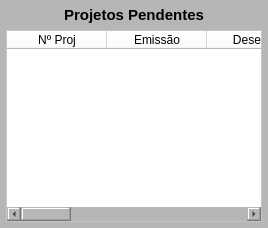
        <widget class="QWidget" name="widget_4" native="true">
         <layout class="QVBoxLayout" name="verticalLayout_2">
          <property name="leftMargin">
           <number>0</number>
          </property>
          <property name="topMargin">
           <number>0</number>
          </property>
          <property name="rightMargin">
           <number>0</number>
          </property>
          <property name="bottomMargin">
           <number>0</number>
          </property>
          <item>
           <widget class="QWidget" name="widget_Cor5_2" native="true">
            <property name="styleSheet">
             <string notr="true">background-color: rgb(182, 182, 182);</string>
            </property>
            <layout class="QVBoxLayout" name="verticalLayout_7">
             <property name="leftMargin">
              <number>6</number>
             </property>
             <property name="topMargin">
              <number>6</number>
             </property>
             <property name="rightMargin">
              <number>6</number>
             </property>
             <property name="bottomMargin">
              <number>6</number>
             </property>
             <item>
              <widget class="QLabel" name="label_Titulo_2">
               <property name="maximumSize">
                <size>
                 <width>16777215</width>
                 <height>18</height>
                </size>
               </property>
               <property name="font">
                <font>
                 <pointsize>11</pointsize>
                 <weight>75</weight>
                 <bold>true</bold>
                </font>
               </property>
               <property name="text">
                <string>Projetos Pendentes</string>
               </property>
               <property name="alignment">
                <set>Qt::AlignCenter</set>
               </property>
              </widget>
             </item>
             <item>
              <widget class="QTableWidget" name="table_Projetos">
               <property name="sizePolicy">
                <sizepolicy hsizetype="Preferred" vsizetype="Preferred">
                 <horstretch>0</horstretch>
                 <verstretch>0</verstretch>
                </sizepolicy>
               </property>
               <property name="font">
                <font>
                 <pointsize>8</pointsize>
                </font>
               </property>
               <property name="styleSheet">
                <string notr="true">background-color: rgb(255, 255, 255);</string>
               </property>
               <column>
                <property name="text">
                 <string>Nº Proj</string>
                </property>
               </column>
               <column>
                <property name="text">
                 <string>Emissão</string>
                </property>
               </column>
               <column>
                <property name="text">
                 <string>Desenho</string>
                </property>
               </column>
               <column>
                <property name="text">
                 <string>Caminho</string>
                </property>
               </column>
               <column>
                <property name="text">
                 <string>Qtde</string>
                </property>
               </column>
               <column>
                <property name="text">
                 <string>Cliente</string>
                </property>
               </column>
               <column>
                <property name="text">
                 <string>Solicitante</string>
                </property>
               </column>
               <column>
                <property name="text">
                 <string>Entrega</string>
                </property>
               </column>
               <column>
                <property name="text">
                 <string>Obs</string>
                </property>
               </column>
              </widget>
             </item>
            </layout>
           </widget>
          </item>
         </layout>
        </widget>
